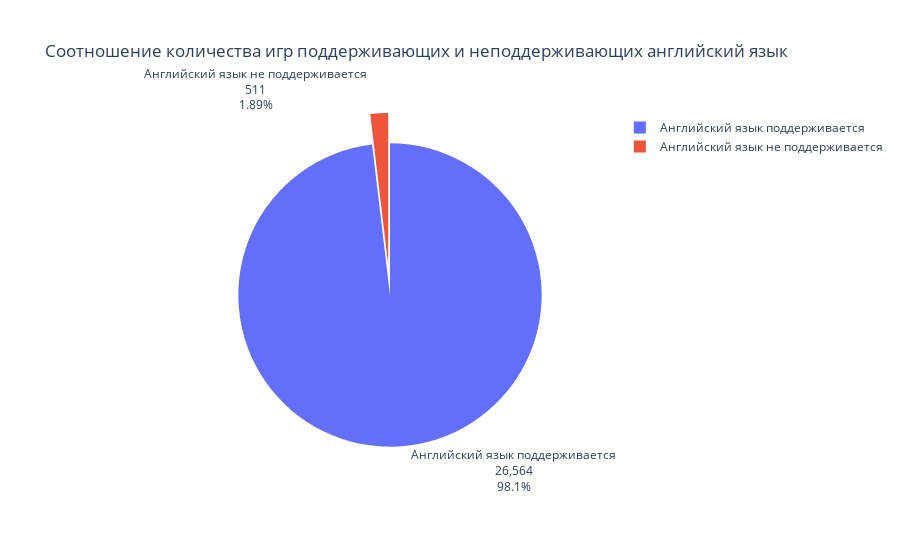

The code cell stored with this chart in its notebook:
### Markdown cell above
Построим диаграмму, которая иллюстрирует какое количество игр поддерживает английский язык, а какое — нет

### Code cell
value = copy.english.value_counts()
labels = ['Английский язык поддерживается', 'Английский язык не поддерживается']
fig = go.Figure(data = [go.Pie(labels = labels, values = value, pull = [0, 0.2])])
fig.update_traces(textposition = 'outside', textinfo = 'percent+label+value')
fig.update_layout(title = 'Соотношение количества игр поддерживающих и неподдерживающих английский язык ')
fig.show()

### Figure 1 — Plotly figure (JSON) as saved in the notebook; plotly's stock layout.template omitted (floating-point values rounded to 4 significant figures)
{"data": [{"labels": ["Английский язык поддерживается", "Английский язык не поддерживается"], "pull": [0, 0.2], "textinfo": "percent+label+value", "textposition": "outside", "type": "pie", "values": [26564, 511]}], "layout": {"title": {"text": "Соотношение количества игр поддерживающих и неподдерживающих английский язык "}}}
